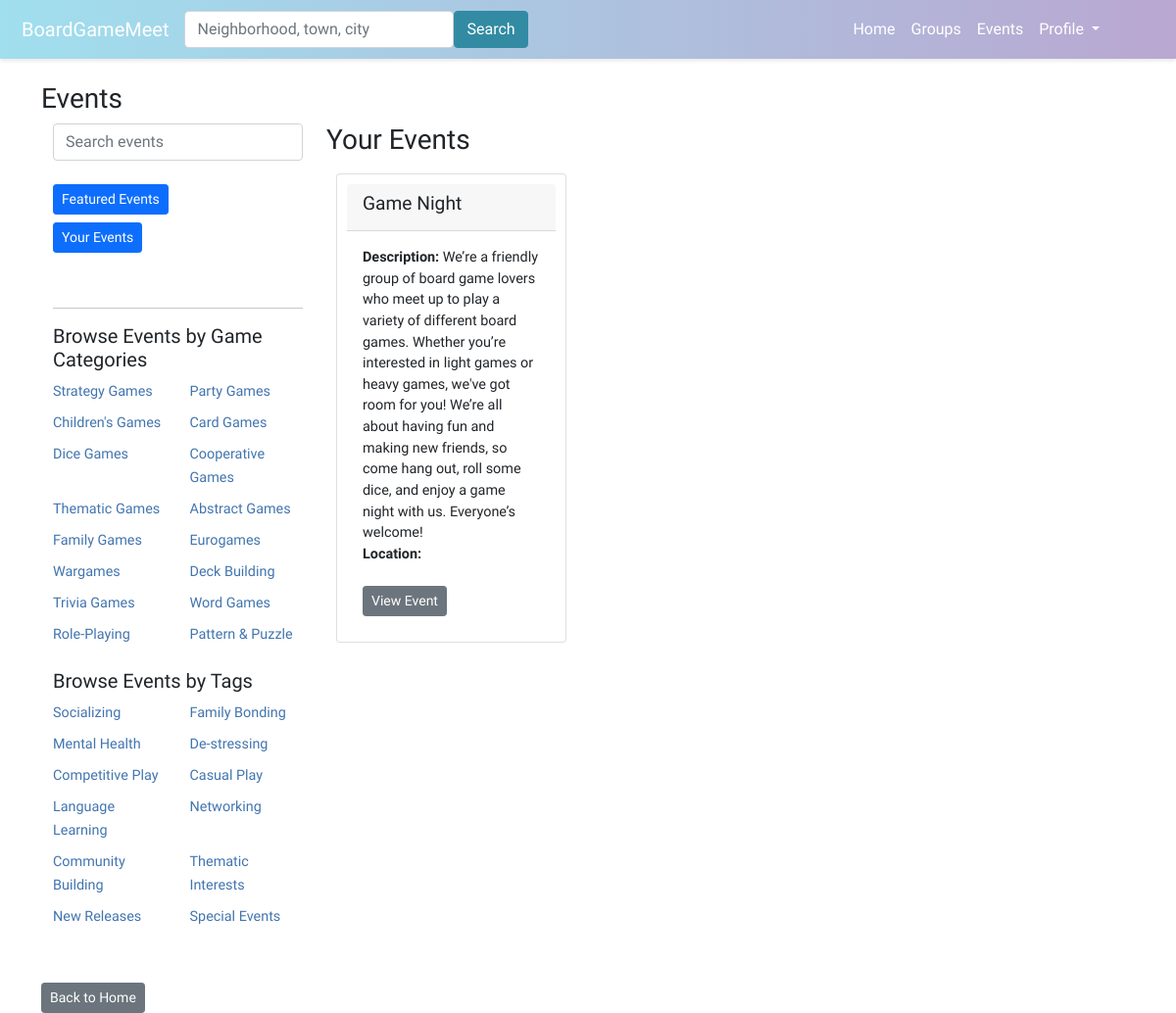
The page /events/?your_events=true (signed in) on the database as committed earlier.
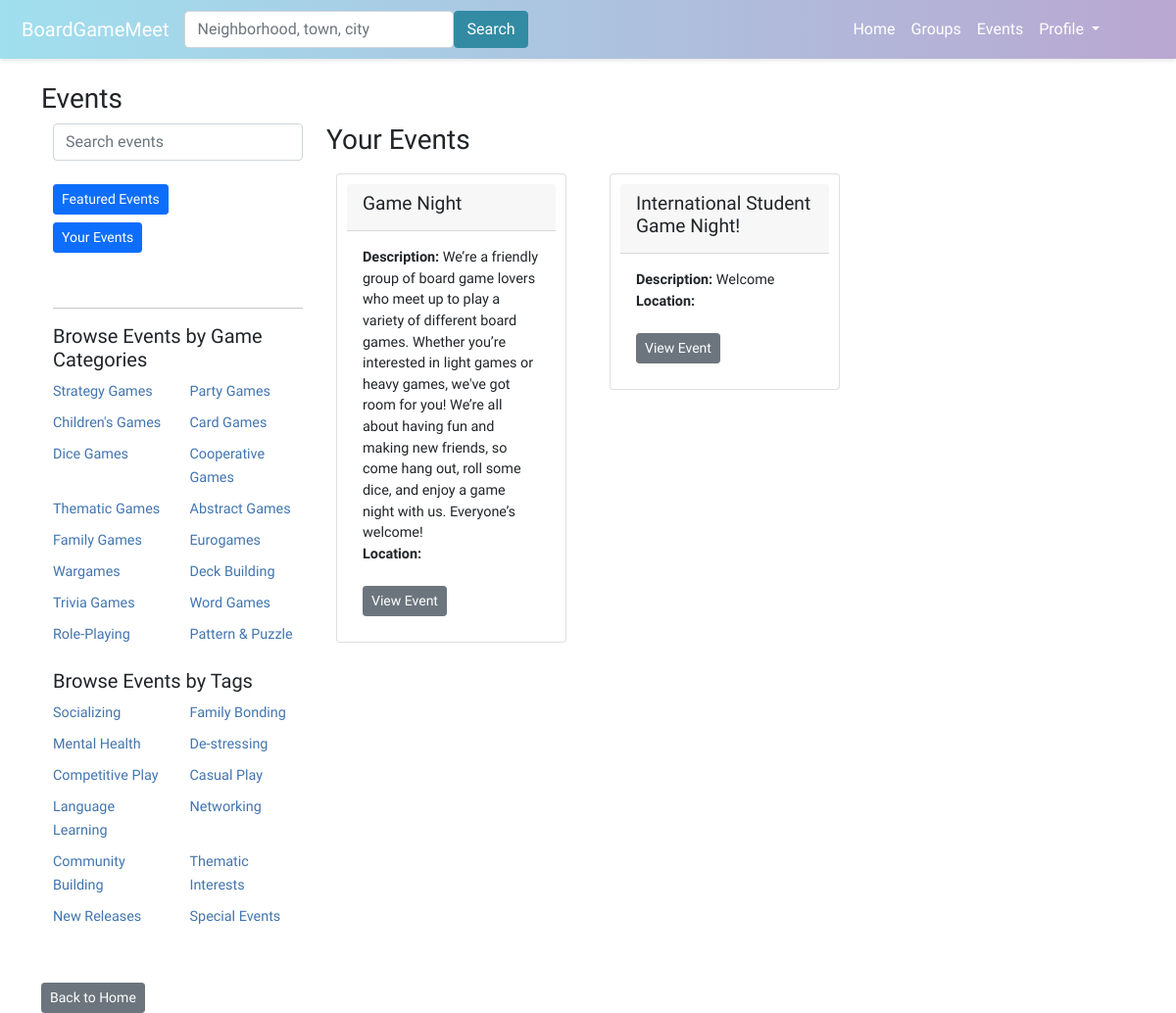
The same page on the database as committed later.
### boardgame/models.py (models this page shows, shortened)
class Category(models.Model):
    name = models.CharField(max_length=100)

class Tag(models.Model):
    name = models.CharField(max_length=100)

class Event(models.Model):
    group = models.ForeignKey(Group, on_delete=models.CASCADE)
    title = models.CharField(max_length=100)
    description = models.TextField()
    date_time = models.DateTimeField()
    attendees = models.ManyToManyField(User, through='EventAttendance')
    event_image = models.ImageField(upload_to='event_images/', null=True, blank=True)
    categories = models.ManyToManyField(Category, related_name='events', blank=True)
    tags = models.ManyToManyField(Tag, related_name='events', blank=True)
    nominations_open = models.BooleanField(default=True)
    signups_open = models.BooleanField(default=False)
    admin_only_nominations = models.BooleanField(default=False)
    skip_nominations = models.BooleanField(default=False)

### boardgame/views.py (the view)
# urls.py: path('events/', views.events, name='events'),
def events(request):
    tag_name = request.GET.get('tag')
    category_name = request.GET.get('category')
    show_user_events = request.GET.get('your_events') == 'true'
    search_query = request.GET.get('search')
    now = datetime.now()
    event_list = Event.objects.filter(date_time__gte=now).order_by('title')
    if search_query:
        event_list = event_list.filter(
            Q(title__icontains=search_query) |
            Q(eventlocation__city__icontains=search_query)
        ).distinct()
    if tag_name:
        event_list = event_list.filter(tags__name=tag_name,date_time__gte=now)
    if category_name:
        event_list = event_list.filter(categories__name=category_name,date_time__gte=now)
    user_events = None
    user = request.user
    if show_user_events and user.is_authenticated:
        user_events = EventAttendance.objects.filter(user=user).select_related('event')
        if show_user_events:
            event_list = event_list.filter(id__in=user_events.values_list('event_id', flat=True))
    context = {
        'events': event_list,
        'tags': Tag.objects.all(),
        'categories': Category.objects.all(),
        'search_query': search_query,
    }
    return render(request, 'boardgame/events.html', context=context)

### boardgame/templates/boardgame/events.html (shortened to what this page needs)
{% extends 'boardgame/base.html' %}
{% load static %}
{% block content %}
<head>
<h3>Events</h3>
</head>
<div class="container">
    <div class="row">
        <div class="col-md-3">
            <div class="mb-2">
                <form method="get" action="{% url 'events' %}">
                    <div class="input-group">
                        <input type="text" class="form-control" id="search-bar" name="search" placeholder="Search events" value="{{ request.GET.search }}">
                    </div>
                </form>
                <br/>
                <a href="{% url 'events' %}" class="btn btn-primary btn-sm">Featured Events</a>
            </div>
            {% if user.is_authenticated %}
            <div class="mb-5">
                <a href="?your_events=true" class="btn btn-primary btn-sm mb-2">Your Events</a><br/>
            </div>
            {% endif %}
            <hr>
            <div class="mb-3">
                <h5>Browse Events by Game Categories</h5>
                <div class="row">
                    {% if categories %}
                    {% for category in categories %}
                    <div class="col-6 mb-2">
                        <a href="?category={{ category.name }}" class="category-link">{{ category.name }}</a>
                    </div>
                    {% endfor %}
                    {% else %}
                    <p>No categories available</p>
                    {% endif %}
                </div>
            </div>
            <div class="mb-3">
                <h5>Browse Events by Tags</h5>
                <div class="row">
                    {% if tags %}
                    {% for tag in tags %}
                    <div class="col-6 mb-2">
                        <a href="?tag={{ tag.name }}" class="tag-link">{{ tag.name }}</a>
                    </div>
                    {% endfor %}
                    {% else %}
                    <p>No tags available</p>
                    {% endif %}
                </div>
            </div>
        </div>
        <div class="col-md-9">
            <h3>
                {% if request.GET.your_events %}
                    Your Events
                {% elif request.GET.tag %}
                    Results for Tag: {{ request.GET.tag }}
                {% elif request.GET.category %}
                    Results for Category: {{ request.GET.category }}
                {% else %}
                    Featured Events
                {% endif %}
            </h3>
            <div class="row" id="event-cards">
                {% if events %}
                {% for event in events %}
                <div class="col-md-4 mb-3">
                    <div class="card">
                        <div class="card-header">
                            <h4>{{ event.title }}</h4>
                        </div>
                        <div class="card-body">
                            <p class="card-text">
                                <b>Description:</b> {{ event.description }}<br />
                                <b>Location:</b> {{ event.location }}<br /><br />
                                <a href="{% url 'event_details' event.id %}" class="btn btn-secondary btn-sm">View Event</a>
                            </p>
                        </div>
                    </div>
                </div>
                {% endfor %}
                {% else %}
                <strong>There are no events present.</strong>
                {% endif %}
            </div>
        </div>
    </div>
</div>
<div class="mt-3">
    <a href="{% url 'home' %}" class="btn btn-secondary btn-sm">Back to Home</a>
</div>
{% endblock %}

Rows that differ between the two databases and show on the page:
now on this page (row edited): Event: title "International Student Game Night!", description "Welcome"
